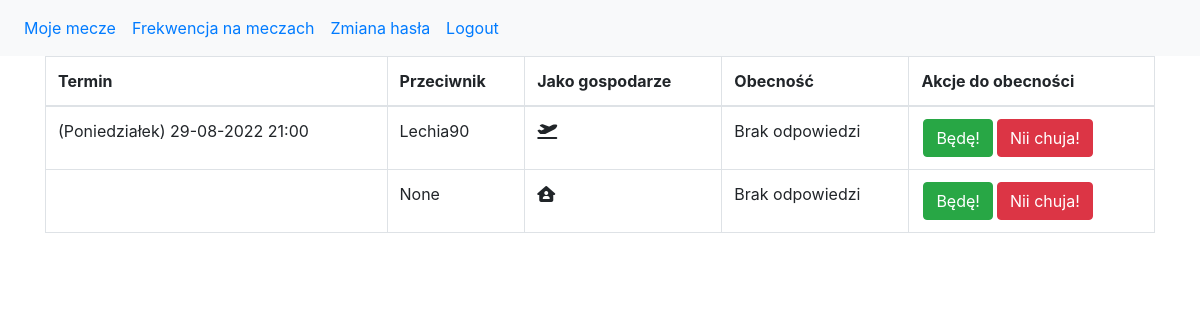
/team/my_matches/ (signed in), run on the app's committed database.
### team/models.py (models this page shows, shortened)
class MatchPlayer(models.Model):
    player = models.ForeignKey(Player, on_delete=models.CASCADE)
    match = models.ForeignKey(Match,on_delete=models.CASCADE)
    availability = models.CharField(choices=AVAILABILITIES_STATUS, default='no_decision', max_length=20)

class Match(models.Model):
    date = models.DateTimeField(blank=True, verbose_name="Data i godzina meczu", null=True)
    enemy_team = models.CharField(blank=True, verbose_name="Drużyna przeciwna", max_length=40, null=True)
    at_home = models.BooleanField(default=True, verbose_name="Jako gospodarze")
    our_goals = models.PositiveIntegerField(blank=True, verbose_name="Bramki nasze", null=True)
    enemy_goals = models.PositiveIntegerField(blank=True, verbose_name="Bramki przeciwników", null=True)
    is_end = models.BooleanField(default=False, verbose_name="Mecz zakończony")

### team/views.py (the view)
# urls.py: path('my_matches/', my_matches),
@login_required
def my_matches(request):
        get_active_player = Player.objects.get(user=request.user)
        print(get_active_player)
        return render(request, 'my_matches.html', {'MatchPlayer':MatchPlayer.objects.all().filter(player=get_active_player)})

### team/models.py (called while the page is built)
    def __str__(self):
        return f'{self.first_name} {self.last_name}'

### templates/my_matches.html
{% extends 'base.html' %}
{% block content %}
<form class="form-my-matchess" method="post">
    <div class="container">
        <div class="row">
          <div class="col-12">
            <table class="table table-bordered">
              <thead>
                <tr>
                  <th scope="col">Termin</th>
                  <th scope="col">Przeciwnik</th>
                  <th scope="col">Jako gospodarze</th>
                  <th scope="col">Obecność</th>
                  <th scope="col">Akcje do obecności</th>
                </tr>
              </thead>
              <tbody>
                {% for matchPlayer in MatchPlayer %}
                <tr>
                  <td>{{matchPlayer.match.date|date:"(l) d-m-Y G:i"}}</td>
                  <td>{{matchPlayer.match.enemy_team}}</td>
                  <td>
                    {% if matchPlayer.match.at_home%}
                    <i class="fa-solid fa-house-user"></i>
                    {% else %}
                    <i class="fa-solid fa-plane-departure"></i>
                    {%endif%}
                  </td>
                  <td>
                    {% if matchPlayer.availability == "yes" %}
                    Będę
                    {% elif matchPlayer.availability == "no" %}
                    Nii chuja
                    {% elif matchPlayer.availability != "yes" %}
                    Brak odpowiedzi
                    {% endif %}
                  </td>
                  <td>
                  {% if matchPlayer.availability != "yes" %}
                  <a style="margin:0 2px" href="{% url 'present_button' pk=matchPlayer.pk %}" class="btn btn-success">Będę!</button>
                  {% endif %}
                  {% if matchPlayer.availability != "no" %}
                  <a style="margin:0 2px" href="{% url 'absent_button' pk=matchPlayer.pk %}" class="btn btn-danger">Nii chuja!</button>
                  {% endif %}
                  </td>
                </tr>
                {% endfor %}
              </tbody>
            </table>
          </div>
        </div>
      </div>
      </form>
{% endblock %}

### data on the page
MatchPlayer: match "(Poniedziałek) 29-08-2022 21:00", match.enemy_team "Lechia90", availability "Brak odpowiedzi"
MatchPlayer: match.enemy_team "None", availability "Brak odpowiedzi"
